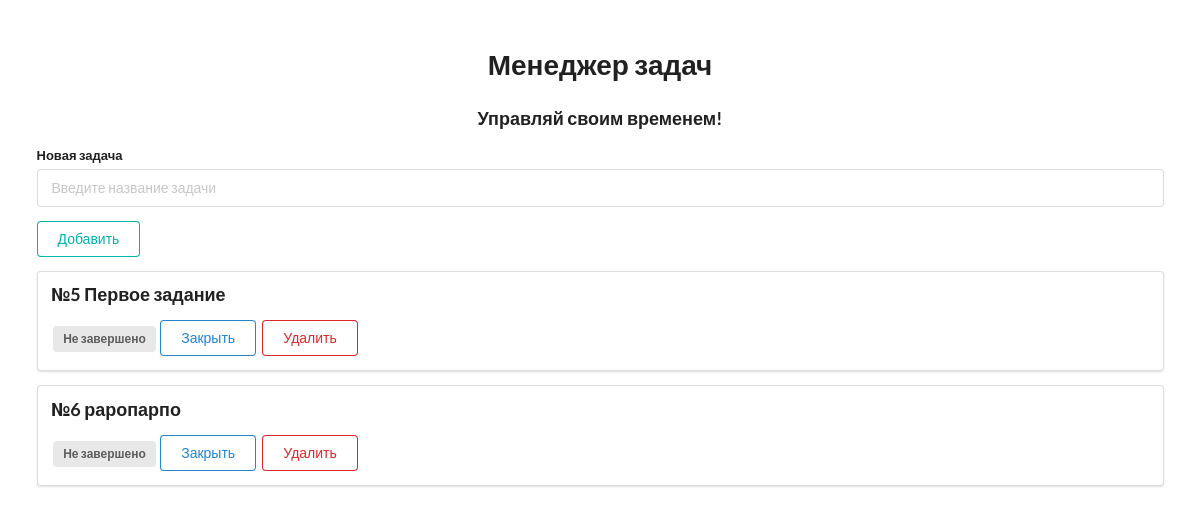
Before: / with the older database file.
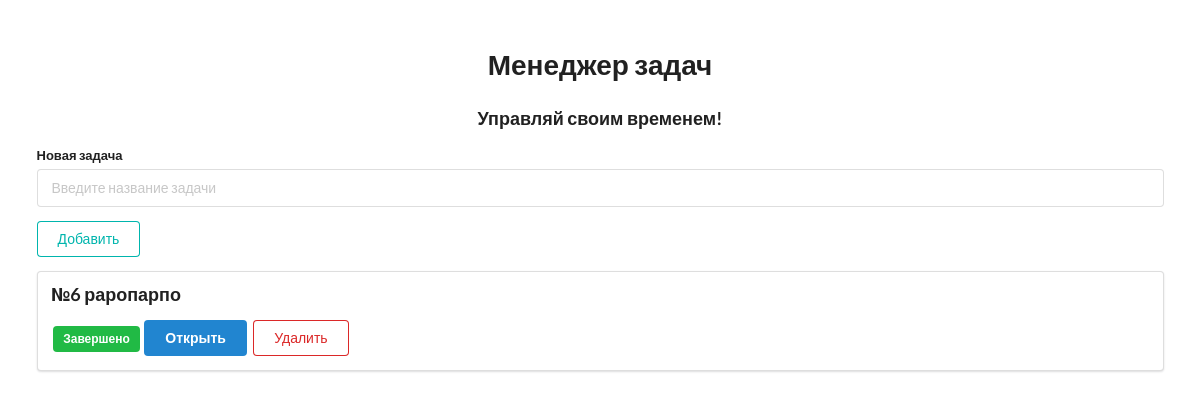
After: the same page with the newer database file.
### todolist/models.py (models this page shows, shortened)
class ToDo(models.Model):
    title = models.CharField('Название задачи', max_length=255)
    is_complete = models.BooleanField('Завершено', default=False)
    class Meta:
        verbose_name = 'Задание'
        verbose_name_plural = 'Задания'

### todolist/views.py (the view)
# urls.py: path('', views.index, name='todo'),
def index(request):
    todos = ToDo.objects.all()
    return render(request, 'todoapp/todo.html', {'todo_list': todos, 'title': 'Список задач'})

### templates/todoapp/todo.html (shortened to what this page needs)
{% extends 'todoapp/layout.html' %}
{% block content %}
<div style="margin-top: 50px;" class="ui container">
    <h1 class="ui center aligned header">Менеджер задач</h1>
    <h3 class="test_style">Управляй своим временем!</h3>
    <form class="ui form" action="{% url 'add' %}" method="post">
        <div class="field">
            <label>Новая задача</label>
            <input type="text" name="title" placeholder="Введите название задачи"><br>
        </div>
        <button class="ui teal basic button" type="submit">Добавить</button>
    </form>
{% for todo in todo_list %}
<div class="ui segment">
    <p class="ui big header">№{{ todo.id }} {{ todo.title }}</p>
    {% if todo.is_complete == False %}
    <span class="ui gray label">Не завершено</span>
    <a class="ui primary basic button" href="{% url 'update' todo_id=todo.id %}">Закрыть</a>
    {% else %}
    <span class="ui green label">Завершено</span>
    <a class="ui blue button" href="{% url 'update' todo_id=todo.id %}">Открыть</a>
    {% endif %}
    <a class="ui negative basic button" href="{% url 'delete' todo_id=todo.id %}">Удалить</a>
</div>
{% endfor %}
</div>
{% endblock content %}

### templates/todoapp/layout.html (shortened to what this page needs)
<!doctype html>
{% load static %}
<html lang="ru">
<head>
    <link rel="stylesheet" href="https://cdn.jsdelivr.net/npm/semantic-ui@2.4.2/dist/semantic.min.css">
    <link rel="stylesheet" href="{% static 'todolist/css/style.css' %}">
</head>
<body>
{% block content %}
{% endblock content %}
</body>
</html>

### todolist/static/todolist/css/style.css (style rules this page uses)
.test_style { text-align: center; }

Changed rows visible on the page:
removed ToDo: id "5", title "Первое задание", is_complete "Не завершено"
changed ToDo "раропарпо": is_complete "Не завершено Закрыть" → "Завершено Открыть"
